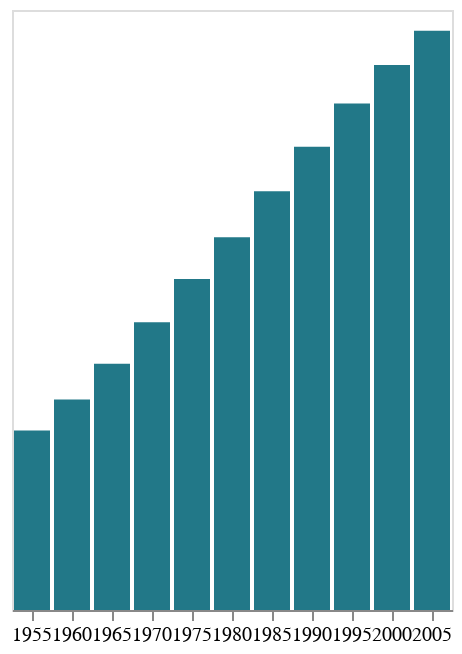

The notebook cell saved with this chart:
### Code cell
barras

### Figure 1 — Vega-Lite specification as saved in the notebook (floating-point values rounded to 4 significant figures)
{"config": {"view": {"continuousWidth": 400, "continuousHeight": 300}}, "data": {"name": "data-aba864ee56f53a3188d399bc2e3218f7"}, "mark": {"type": "bar", "color": "#227888"}, "encoding": {"x": {"axis": {"labelAngle": 0, "labelFontSize": 10}, "field": "year", "title": "", "type": "ordinal"}, "y": {"axis": {"domain": false, "format": ".2s", "grid": false, "labels": false, "ticks": false}, "field": "pop", "title": "", "type": "quantitative"}}, "$schema": "https://vega.github.io/schema/vega-lite/v4.17.0.json", "datasets": {"data-aba864ee56f53a3188d399bc2e3218f7": [{"year": 1955, "country": "Mexico", "cluster": 3, "pop": 32929914, "life_expect": 55.19, "fertility": 6.8}, {"year": 1960, "country": "Mexico", "cluster": 3, "pop": 38578505, "life_expect": 58.3, "fertility": 6.75}, {"year": 1965, "country": "Mexico", "cluster": 3, "pop": 45142399, "life_expect": 60.11, "fertility": 6.75}, {"year": 1970, "country": "Mexico", "cluster": 3, "pop": 52775158, "life_expect": 62.36, "fertility": 6.5}, {"year": 1975, "country": "Mexico", "cluster": 3, "pop": 60678045, "life_expect": 65.03, "fertility": 5.25}, {"year": 1980, "country": "Mexico", "cluster": 3, "pop": 68347479, "life_expect": 67.41, "fertility": 4.25}, {"year": 1985, "country": "Mexico", "cluster": 3, "pop": 76767225, "life_expect": 69.5, "fertility": 3.63}, {"year": 1990, "country": "Mexico", "cluster": 3, "pop": 84913652, "life_expect": 71.45, "fertility": 3.191}, {"year": 1995, "country": "Mexico", "cluster": 3, "pop": 92880353, "life_expect": 73.67, "fertility": 2.671}, {"year": 2000, "country": "Mexico", "cluster": 3, "pop": 99926620, "life_expect": 74.9, "fertility": 2.401}, {"year": 2005, "country": "Mexico", "cluster": 3, "pop": 106202903, "life_expect": 76.19, "fertility": 2.211}]}}
